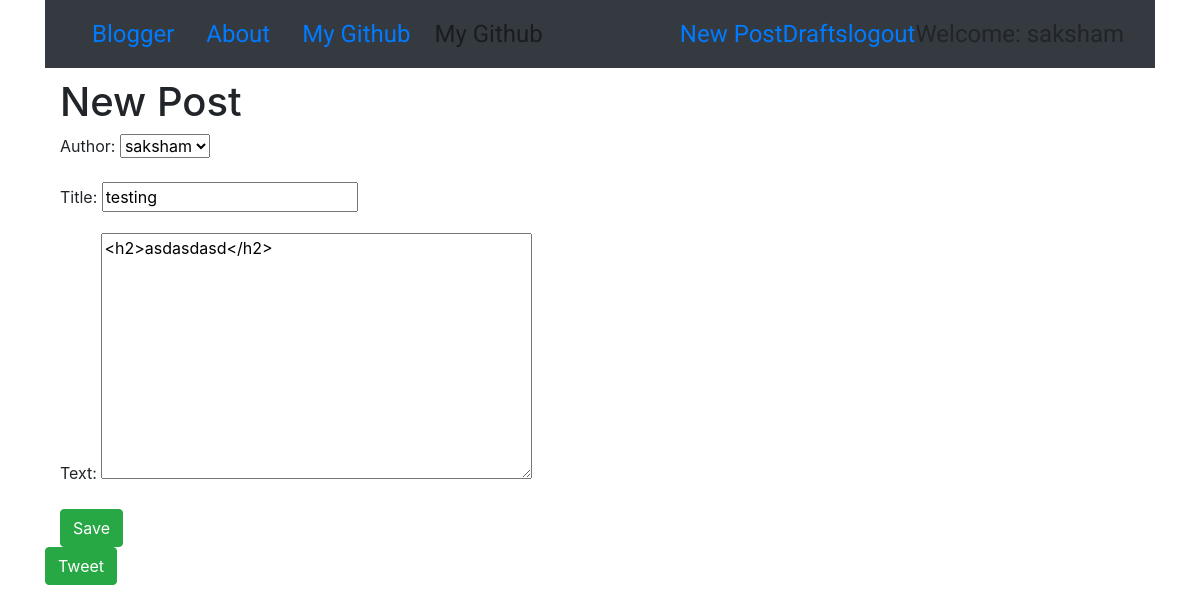
/post/4/edit/ (signed in), run on the app's committed database.
### blog/models.py (models this page shows, shortened)
class Post(models.Model):
    author = models.ForeignKey('auth.User',on_delete=models.CASCADE)
    title = models.CharField(max_length=200)
    text = models.TextField()
    created_date = models.DateTimeField(default=timezone.now)
    published_date = models.DateTimeField(null=True,blank=True)

### blog/views.py (the view)
# urls.py: re_path(r'post/(?P<pk>\d+)/edit/$',views.PostUpdateView.as_view(),name='post_edit'),
class PostUpdateView(LoginRequiredMixin,UpdateView):
    login_url = '/login/'
    redirect_field_name ='/blog/post_detail.html'
    form_class = PostForm
    model = Post

### blog/forms.py
class PostForm(forms.ModelForm):
    text = forms.CharField(widget=forms.Textarea(attrs={'class':'editable'}))
    class Meta:
        model = Post
        fields = ('author','title','text',)
    widgets = {
    'title' : forms.TextInput(attrs={'class':'textinputclass'}),
    'text' : forms.Textarea(attrs={'class':'editable medium-editor-textarea postcontent'}),
    }

### blog/templates/blog/post_form.html (shortened to what this page needs)
{% extends "blog/base.html" %}
{% block content%}
<div class="container">
<h1>New Post</h1>
<form class="post-form" method="POST">
    {{form.as_p}}
  <input type="submit" class = "btn btn-success"name="save" value="Save">
</form>
</div>
{% endblock %}

### blog/templates/blog/base.html (shortened to what this page needs)
<!DOCTYPE html>
{% load staticfiles %}
<html lang="en" dir="ltr">
  <head>
   <link rel="stylesheet" href="https://stackpath.bootstrapcdn.com/bootstrap/4.2.1/css/bootstrap.min.css">
<link rel="stylesheet" href="//cdn.jsdelivr.net/npm/medium-editor@latest/dist/css/medium-editor.min.css" type="text/css" media="screen" charset="utf-8">
    <link rel="stylesheet" href="{% static 'css/blog.css'%}">
  </head>
  <body>
    <div class="container">
      <nav class="navbar navbar-expand-lg navbar-light bg-dark techfont custom-nabvar mr-auto ">
        <div class="container">
          <a class="nav-link" class="navbar-brand bigbrand" href="{% url 'post_list' %}">Blogger</a>
          <a class="nav-link" href="{% url  'about' %}">About</a>
          <a class="nav-link" href="https://github.com/saksham22/">My Github</a>
          <ul class="navbar-nav mr-auto">
            <li class="nav-item"><a class="nav-link" href="https://github.com/saksham22/">My Github</a></li>
          </ul>
        <ul class="navbar-nav ">
            {%if user.is_authenticated%}
            <li><a href="{% url 'post_view'%}">New Post</a></li>
            <li><a href="{% url 'post_draft_list' %}">Drafts</a></li>
            <li><a href="{% url 'logout' %}">logout</a></li>
            <li><a>Welcome: {{ user.username }}</a></li>
            {%else%}
            <li><a href="{%url 'login' %}"><span class="glyphicon glyphicon-user"></span> Login</a></li>
            {% endif %}
        </div>
      </nav>
    </div>
<div class="container">
{% block content%}{% endblock %}
</div>
{%if user.is_authenticated%}
<div class="container">
        <a href="{%url 'tweet' %}"><button type="submit" class="btn btn-success loader" >Tweet</button></a>
</div>
{% endif %}
  </body>
</html>

### blog/static/css/blog.css (style rules this page uses)
.techfont { font-family: 'Roboto', sans-serif; font-size: 1.5em; margin-bottom: 10px; }
.loader { filter:hue-rotate(0deg); color: linear-gradient(45deg,#0f8,#08f); animation:hue 5000ms infinite linear; }

### data on the page
Post: author "saksham", title "testing", text "<h2>asdasdasd</h2>"

### other printed values
{{ user.username }} "saksham"
